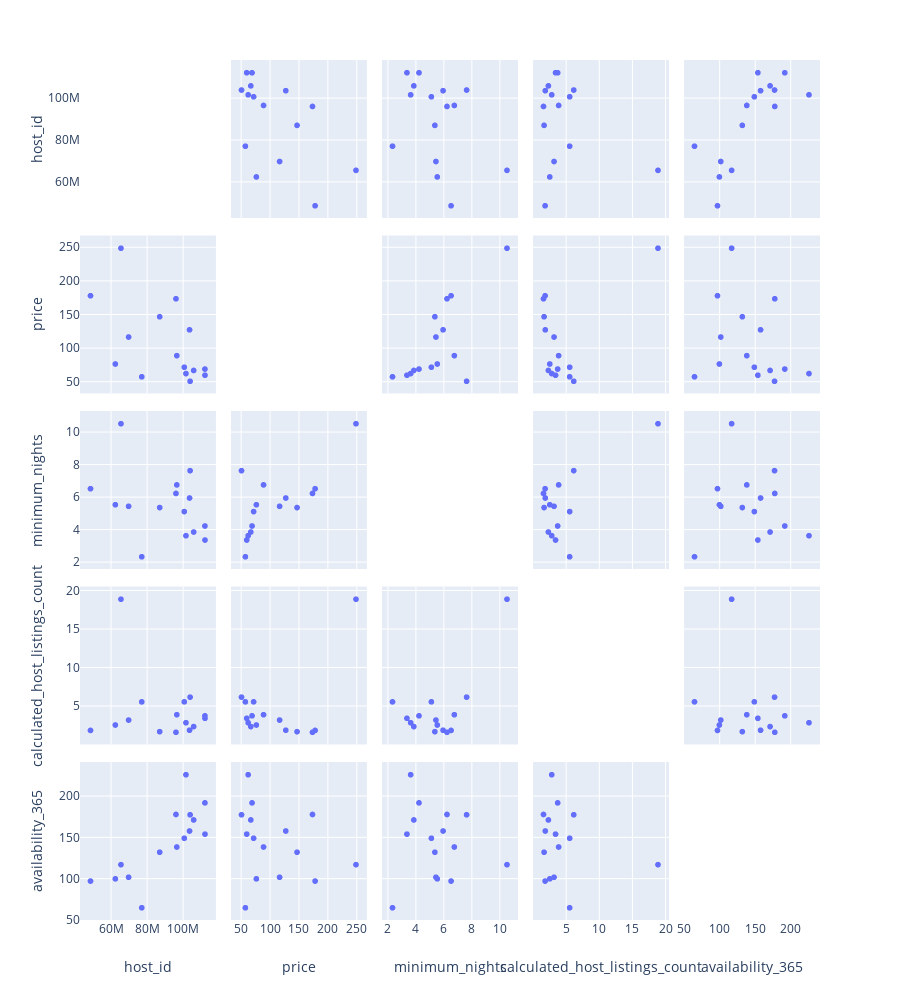

Here is the notebook cell this chart was saved with:
### Code cell
dfGraph = dfairbnb.groupby(['neighbourhood_group','room_type']).mean()

room_types_neighbourhoods = dfGraph.drop(['latitude','longitude','number_of_reviews'], axis = 1)
room_types_neighbourhoods
colorA = ['red','green','blue']
fig = px.scatter_matrix(room_types_neighbourhoods,height=1000,width=900)
fig.update_traces(diagonal_visible=False)
fig.show()

### Figure 1 — Plotly figure (JSON) as saved in the notebook; plotly's stock layout.template omitted (floating-point values rounded to 4 significant figures)
{"data": [{"diagonal": {"visible": false}, "dimensions": [{"axis": {"matches": true}, "label": "host_id", "values": [103700000.0, 106000000.0, 112300000.0, 48620000.0, 62440000.0, 104100000.0, 65580000.0, 69820000.0, 96670000.0, 87130000.0, 100800000.0, 112300000.0, 96190000.0, 101800000.0, 77140000.0]}, {"axis": {"matches": true}, "label": "price", "values": [127.5, 66.89, 59.8, 178.3, 76.55, 50.77, 249.3, 116.8, 88.98, 147.1, 71.76, 69.02, 173.8, 62.29, 57.44]}, {"axis": {"matches": true}, "label": "minimum_nights", "values": [5.958, 3.862, 3.367, 6.531, 5.542, 7.645, 10.54, 5.447, 6.767, 5.37, 5.12, 4.232, 6.239, 3.633, 2.333]}, {"axis": {"matches": true}, "label": "calculated_host_listings_count", "values": [1.865, 2.336, 3.417, 1.838, 2.546, 6.173, 18.92, 3.188, 3.885, 1.678, 5.56, 3.737, 1.597, 2.84, 5.556]}, {"axis": {"matches": true}, "label": "availability_365", "values": [158, 171.4, 154.2, 97.21, 99.91, 177.7, 117.1, 101.8, 138.6, 132.3, 149.2, 192.2, 178.1, 226.4, 64.78]}], "hoverlabel": {"namelength": 0}, "hovertemplate": "%{xaxis.title.text}=%{x}<br>%{yaxis.title.text}=%{y}", "legendgroup": "", "marker": {"color": "#636efa", "symbol": "circle"}, "name": "", "showlegend": false, "type": "splom"}], "layout": {"dragmode": "select", "height": 1000, "legend": {"tracegroupgap": 0}, "margin": {"t": 60}, "width": 900}}
